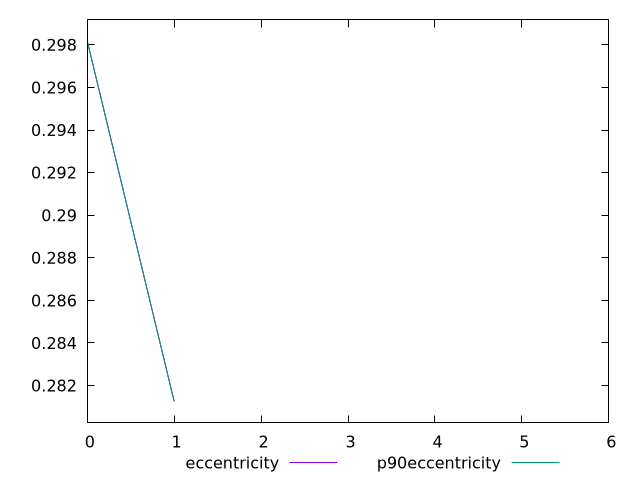

Recreate this plot in gnuplot.
$_eccentricity <<EOF
0.298187230524012
0.28125964783075963
NaN
NaN
NaN
NaN
NaN
EOF
$_p90Eccentricity <<EOF
0.298187230524012
0.28125964783075963
NaN
NaN
NaN
NaN
NaN
EOF
set key outside below
set terminal pngcairo
set output "report_00006_2020-11-02T20-21-41.718Z/uses-rel-preconnect/progession_eccentricity_p90eccentricity.png"
set yrange [0.28025964783075963:0.299187230524012]
plot $_eccentricity title "eccentricity" with line ,$_p90Eccentricity title "p90eccentricity" with line ,
